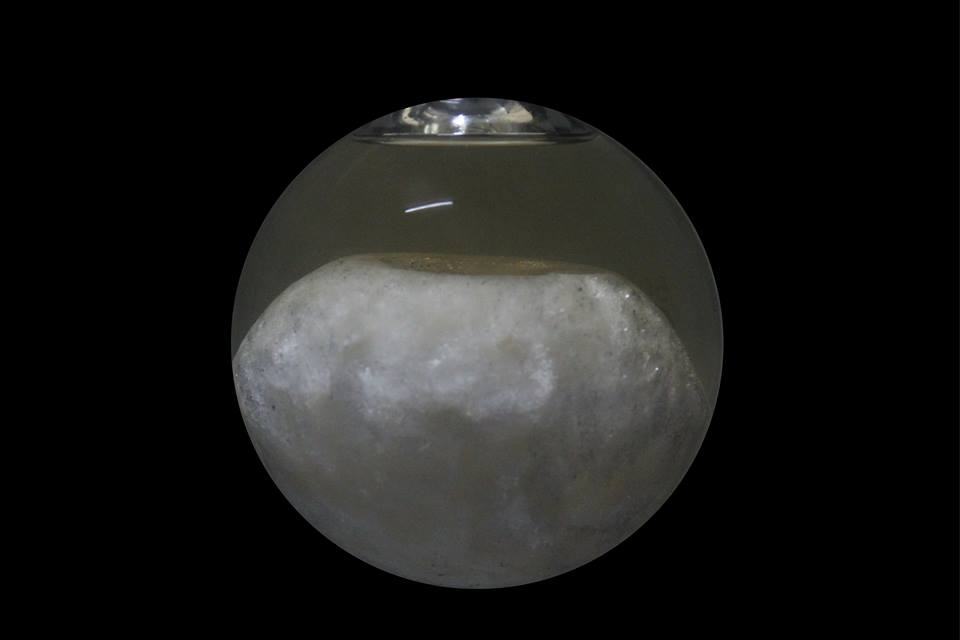
%> input picture Images/fig7.jpg, 960 x 640 px
$ octave MeltFractionCalculation.m   (GNU Octave 9; MATLAB toolbox functions it lacks are replaced by stand-ins)
%> lines starting %> are read from the running program, lines starting %| are printed output that depends on the picture
### src/thresh_tool.m
function [level,bw] = thresh_tool(im,cmap,defaultLevel) %mainfunction
%THRESH_TOOL  Interactively select intensity level for image thresholding.
%   THRESH_TOOL launches a GUI (graphical user interface) for thresholding
%   an intensity input image, IM. IM is displayed in the top left corner. A
%   colorbar and IM's histogram are displayed on the bottom. A line on the
%   histogram indicates the current threshold level. A binary image is
%   displayed in the top right based on the selected level.  To change the
%   level, click and drag the line. The output image updates automatically.
%
%   There are two ways to use this tool.
%
%Mode 1 - nonblocking behavior:
%   THRESH_TOOL(IM) launches GUI tool.  You can continue using the MATLAB
%   Desktop.  Since no results are needed, the function does not block
%   execution of other commands.
%
%   THRESH_TOOL(IM,CMAP) allows the user to specify the colormap, CMAP.  If
%   not specified, the default colormap is used.
%
%   THRESH_TOOL(IM,CMAP,DEFAULTLEVEL) allows the user to specify the
%   default threshold level. If not specified, DEFAULTLEVEL is determined
%   by GRAYTHRESH. Valid values for DEFAULTLEVEL must be consistent with
%   the data type of IM for integer intensity images: uint8 [0,255], uint16
%   [0,65535], int16 [-32768,32767].
%
%   Example
%       x = imread('rice.png');
%       thresh_tool(x)          %no return value, so MATLAB keeps running
%
%Mode 2 - blocking behavior:
%   LEVEL = THRESH_TOOL(...) returns the user selected level, LEVEL, and
%   MATLAB waits for the result before proceeding.  This blocking behavior
%   mode allows the tool to be inserted into an image processing algorithm
%   to support an automated workflow.
%
%   [LEVEL,BW] = THRESH_TOOL(...) also returns the thresholded binary
%   output image, BW.
%
%   Example
%       x = imread('rice.png');
%       lev = thresh_tool(x)    %MATLAB waits for GUI tool to finish
%
%See also COLORMAP, GRAYTHRESH, IM2BW.

%defensive programming
error(nargchk(1,3,nargin))
error(nargoutchk(0,2,nargout))

%validate defaultLevel within range
if nargin>2 %uer specified DEFAULTLEVEL
  dataType = class(im);
  switch dataType
    case 'uint8','uint16','int16'
      if defaultLevel<intmin(dataType) | defaultLevel>intmax(dataType)
        error(['Specified DEFAULTLEVEL outside class range for ' dataType])
      elseif defaultLevel<min(im(:)) | defaultLevel>max(im(:))
        error('Specified DEFAULTLEVEL outside data range for IM')
      end
    case 'double','single'
      %okay, do nothing
    otherwise
      error(['Unsupport image type ' dataType])
  end %switch
end

max_colors=1000;    %practical limit

%calculate bins centers
color_range = double(limits(im));
if isa(im,'uint8') %special case [0 255]
  color_range = [0 255];
  num_colors = 256;
  di = 1;
elseif isinteger(im)
  %try direct indices first
  num_colors = diff(color_range)+1;
  if num_colors<max_colors %okay
    di = 1;                                 %inherent bins
  else %too many levels
    num_colors = max_colors;                %practical limit
    di = diff(color_range)/(num_colors-1);
  end
else %noninteger
  %try infering discrete resolution first (intensities often quantized)
  di = min(diff(sort(unique(im(:)))));
  num_colors = round(diff(color_range)/di)+1;
  if num_colors>max_colors %too many levels
    num_colors = max_colors;                %practical limit
    di = diff(color_range)/(num_colors-1);
  end
end
bin_ctrs = [color_range(1):di:color_range(2)];
FmtSpec = ['%.' num2str(ceil(-log10(di))) 'f'];

%new figure - interactive GUI tool for level segmenting
h_fig = figure;
set(h_fig,'ToolBar','Figure')
if nargin>1 && isstr(cmap) && strmatch(lower(cmap),'gray')
  full_map = gray(num_colors);
elseif nargin>1 && isnumeric(cmap) && length(size(cmap))==2 && size(cmap,2)==3
  full_map = cmap;
else
  full_map = jet(num_colors);
end
setappdata(h_fig,'im',im)
setappdata(h_fig,'FmtSpec',FmtSpec)

%top left - input image
h_ax1 = axes('unit','norm','pos',[0.05 0.35 0.4 0.60]);
rgb = im2rgb(im,full_map);
  function rgb = im2rgb(im,full_map); %nested
    %coerce intensities into gray range [0,1]
    gray = imadjust(im,[],[0 1]);
    %generate indexed image
    num_colors = size(full_map,1);
    ind = gray2ind(gray,num_colors);
    %convert indexed image to RGB
    rgb = ind2rgb(ind,full_map);
  end %im2rgb

image(rgb), axis image
%subimage(im,full_map)
axis off, title('Input Image')

%top right - segmented (eventually)
h_ax2 = axes('unit','norm','pos',[0.55 0.35 0.4 0.60]);
axis off
setappdata(h_fig,'h_ax2',h_ax2)

%next to bottom - intensity distribution
h_hist = axes('unit','norm','pos',[0.05 0.1 0.9 0.2]);
n = hist(double(im(:)),bin_ctrs);
bar(bin_ctrs,n)
axis([color_range limits(n(2:end-1))]) %ignore saturated end scaling
set(h_hist,'xtick',[],'ytick',[])
title('Intensity Distribution')

%very bottom - colorbar
h_cbar = axes('unit','norm','pos',[0.05 0.05 0.9 0.05],'tag','thresh_tool_cbar');
subimage(color_range,[0.5 1.5],1:num_colors,full_map)
set(h_cbar,'ytick',[],'xlim',color_range)
axis normal

v=version;
if str2num(v(1:3))>=7
  %link top axes (pan & zoom)
  linkaxes([h_ax1 h_ax2])
  %link bottom axes (X only - pan & zoom)
  linkaxes([h_hist h_cbar],'x')
end

%colorbar tick locations
set(h_cbar,'xtick',color_range)

%threshold level - initial guess (graythresh)
if nargin>2 %user specified default level
  my_level = defaultLevel;
else %graythresh default
  lo = double(color_range(1));
  hi = double(color_range(2));
  norm_im = (double(im)-lo)/(hi-lo);
  norm_level = graythresh(norm_im); %GRAYTHRESH assumes DOUBLE range [0,1]
  my_level = norm_level*(hi-lo)+lo;
end

%display level as vertical line
axes(h_hist)
h_lev = vline(my_level,'-');
set(h_lev,'LineWidth',2,'color',0.5*[1 1 1],'UserData',my_level)
setappdata(h_fig,'h_lev',h_lev)

%attach draggable behavior for user to change level
move_vline(h_lev,@update_plot);

axes(h_cbar)
y_lim = get(h_cbar,'ylim');

% PLACE TEXT LOCATION ON COLORBAR (Laurens)
%h_text = text(my_level,mean(y_lim),num2str(round(my_level)));
h_text = text(my_level,mean(y_lim),'dummy','HorizontalAlignment','Center');
if nargin<2
  text_color = 0.5*[1 1 1];
else
  text_color = 'm';
end
set(h_text,'FontWeight','Bold','color',text_color,'Tag','cbar_text')
movex_text(h_text,my_level)
%%%%%%%%%%%%%%%%%%%%%%%%

%segmented image
bw = im>my_level;
axes(h_ax2)
hold on
subimage(bw), axis off, axis ij
hold off
title('Segmented')

update_plot

%add reset button (resort to initial guess)
h_reset = uicontrol('unit','norm','pos',[0.0 0.95 .1 .05]);
set(h_reset,'string','Reset','callback',@ResetOriginalLevel)

if nargout>0 %return result(s)
  h_done = uicontrol('unit','norm','pos',[0.9 0.95 0.1 0.05]);
  set(h_done,'string','Done','callback','delete(gcbo)') %better
  %inspect(h_fig)
  set(h_fig,'WindowStyle','modal')
  waitfor(h_done)
  if ishandle(h_fig)
    h_lev = getappdata(gcf,'h_lev');
    level = mean(get(h_lev,'xdata'));
    if nargout>1
      h_im2 = findobj(h_ax2,'type','image');
      bw = logical(rgb2gray(get(h_im2,'cdata')));
    end
    delete(h_fig)
  else
    warning('THRESHTOOL:UserAborted','User Aborted - no return value')
    level = [];
  end
end

end %thresh_tool (mainfunction)


% [21 lines left out: functions ResetOriginalLevel, update_plot, not called in this run]


%function rgbsubimage(im,map), error('DISABLED')


%----------------------------------------------------------------------
function move_vline(handle,DoneFcn) %subfunction
%MOVE_VLINE implements horizontal movement of line.
%
%  Example:
%    plot(sin(0:0.1:pi))
%    h=vline(1);
%    move_vline(h)
%
%Note: This tools strictly requires MOVEX_TEXT, and isn't much good
%      without VLINE by Brandon Kuczenski, available at MATLAB Central.
%<http://www.mathworks.com/matlabcentral/fileexchange/loadFile.do?objectId=1039&objectType=file>

% This seems to lock the axes position
set(gcf,'Nextplot','Replace')
set(gcf,'DoubleBuffer','on')

h_ax=get(handle,'parent');
h_fig=get(h_ax,'parent');
setappdata(h_fig,'h_vline',handle)
if nargin<2, DoneFcn=[]; end
setappdata(h_fig,'DoneFcn',DoneFcn)
set(handle,'ButtonDownFcn',@DownFcn)

  % [30 lines left out: functions DownFcn, UpFcn, MoveFcn, not called in this run]

end %move_vline(subfunction)


%----------------------------------------------------------------------
function [x,y] = limits(a) %subfunction
% LIMITS returns min & max values of matrix; else scalar value.
%
%   [lo,hi]=LIMITS(a) returns LOw and HIgh values respectively.
%
%   lim=LIMITS(a) returns 1x2 result, where lim = [lo hi] values

if nargin~=1 | nargout>2 %bogus syntax
  error('usage: [lo,hi]=limits(a)')
end

siz=size(a);

if prod(siz)==1 %scalar
  result=a;                         % value
else %matrix
  result=[min(a(:)) max(a(:))];     % limits
end

if nargout==1 %composite result
  x=result;                         % 1x2 vector
elseif nargout==2 %separate results
  x=result(1);                      % two scalars
  y=result(2);
else %no result
  ans=result                        % display answer
end

end %limits (subfunction)


%----------------------------------------------------------------------
function movex_text(h_txt,x_pos) %subfunction
FmtSpec=getappdata(get(get(h_txt,'parent'),'parent'),'FmtSpec');
msg=sprintf(FmtSpec,x_pos);
pos=get(h_txt,'position');
pos(1)=x_pos;
set(h_txt,'Position',pos,'String',msg)
end %movex_text


%--------------------------------------------------------------------------------------------------------------
function hhh=vline(x,in1,in2) %subfunction
% function h=vline(x, linetype, label)
%
% Draws a vertical line on the current axes at the location specified by 'x'.  Optional arguments are
% 'linetype' (default is 'r:') and 'label', which applies a text label to the graph near the line.  The
% label appears in the same color as the line.
%
% The line is held on the current axes, and after plotting the line, the function returns the axes to
% its prior hold state.
%
% The HandleVisibility property of the line object is set to "off", so not only does it not appear on
% legends, but it is not findable by using findobj.  Specifying an output argument causes the function to
% return a handle to the line, so it can be manipulated or deleted.  Also, the HandleVisibility can be
% overridden by setting the root's ShowHiddenHandles property to on.
%
% h = vline(42,'g','The Answer')
%
% returns a handle to a green vertical line on the current axes at x=42, and creates a text object on
% the current axes, close to the line, which reads "The Answer".
%
% vline also supports vector inputs to draw multiple lines at once.  For example,
%
% vline([4 8 12],{'g','r','b'},{'l1','lab2','LABELC'})
%
% draws three lines with the appropriate labels and colors.
%
% By Brandon Kuczenski for Kensington Labs.
% brandon_kuczenski@kensingtonlabs.com
% 8 November 2001

% Downloaded 8/7/03 from MATLAB Central
% http://www.mathworks.com/matlabcentral/fileexchange/loadFile.do?objectId=1039&objectType=file

if length(x)>1  % vector input
    for I=1:length(x)
        switch nargin
        case 1
            linetype='r:';
            label='';
        case 2
            if ~iscell(in1)
                in1={in1};
            end
            if I>length(in1)
                linetype=in1{end};
            else
                linetype=in1{I};
            end
            label='';
        case 3
            if ~iscell(in1)
                in1={in1};
            end
            if ~iscell(in2)
                in2={in2};
            end
            if I>length(in1)
                linetype=in1{end};
            else
                linetype=in1{I};
            end
            if I>length(in2)
                label=in2{end};
            else
                label=in2{I};
            end
        end
        h(I)=vline(x(I),linetype,label);
    end
else
    switch nargin
    case 1
        linetype='r:';
        label='';
    case 2
        linetype=in1;
        label='';
    case 3
        linetype=in1;
        label=in2;
    end


    g=ishold(gca);
    hold on

    y=get(gca,'ylim');
    h=plot([x x],y,linetype);
    if length(label)
        xx=get(gca,'xlim');
        xrange=xx(2)-xx(1);
        xunit=(x-xx(1))/xrange;
        if xunit<0.8
            text(x+0.01*xrange,y(1)+0.1*(y(2)-y(1)),label,'color',get(h,'color'))
        else
            text(x-.05*xrange,y(1)+0.1*(y(2)-y(1)),label,'color',get(h,'color'))
        end
    end

    if g==0
    hold off
    end
    set(h,'tag','vline','handlevisibility','off')
end % else

if nargout
    hhh=h;
end

end %vline (subfunction)

### src/MeltFractionCalculation.m
img=imread('fig7.jpg');
%> img is the input picture: size 640x960x3 uint8; mean R, G, B 26.4, 26.5, 25.2
img=rgb2gray(img);
%> img: size 640x960 uint8

[level,beaker_img]=thresh_tool(img);
%> in limits, `result=[min(a(:)) max(a(:))];`: result = [0 254]
%> in im2rgb, `rgb = ind2rgb(ind,full_map);`:
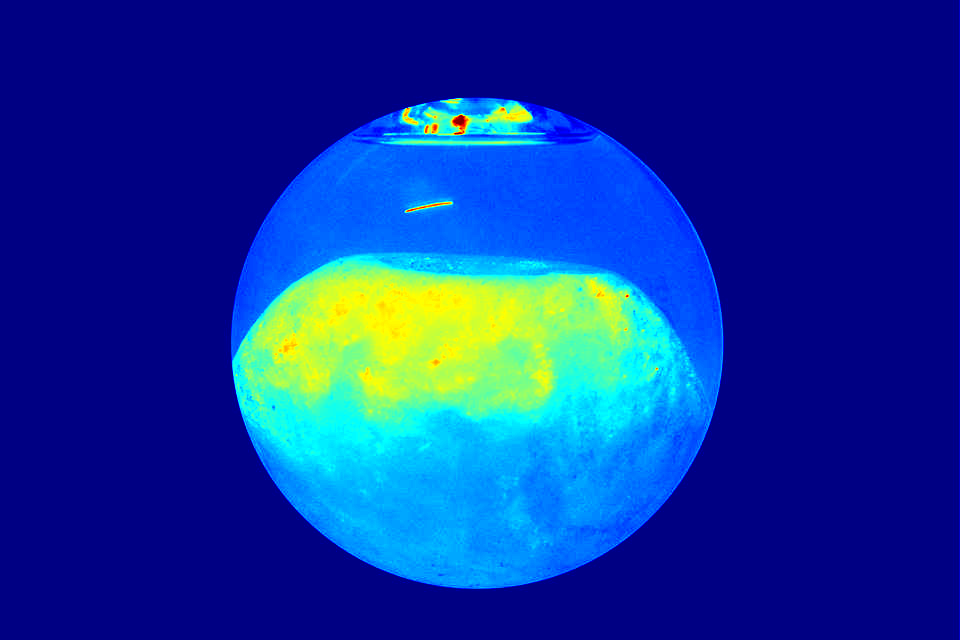
%> rgb: size 640x960x3 double; mean R, G, B 0.0545, 0.205, 0.612
%> in thresh_tool, `n = hist(double(im(:)),bin_ctrs);`: n = 256 values, max 417569 at index 1, min 0 at index 236, mean 2400
%> in thresh_tool, `title('Intensity Distribution')`:
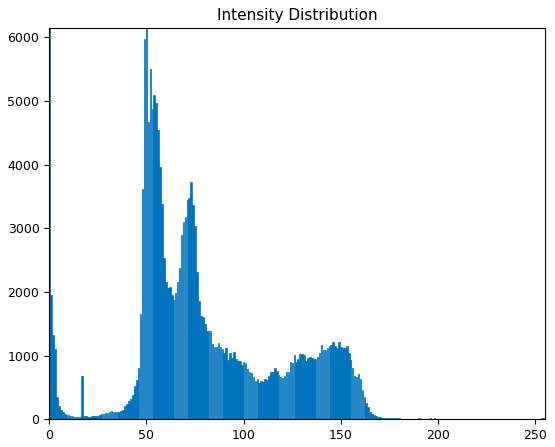
%> figure redrawn from the program's plot data; tallest bar 417569 high, from x = -0.4 to 0.4
%> in thresh_tool, `norm_level = graythresh(norm_im);`: norm_level = 0.165
%> in thresh_tool, `my_level = norm_level*(hi-lo)+lo;`: my_level = 42
%> in thresh_tool, `h_lev = vline(my_level,'-');`: h_lev = -41.28
%> in move_vline, `h_ax=get(handle,'parent');`: h_ax = -38.77
%> in move_vline, `h_fig=get(h_ax,'parent');`: h_fig = 1
%> in thresh_tool, `set(h_text,'FontWeight','Bold','color',text_color,'Tag','cbar_text')`:
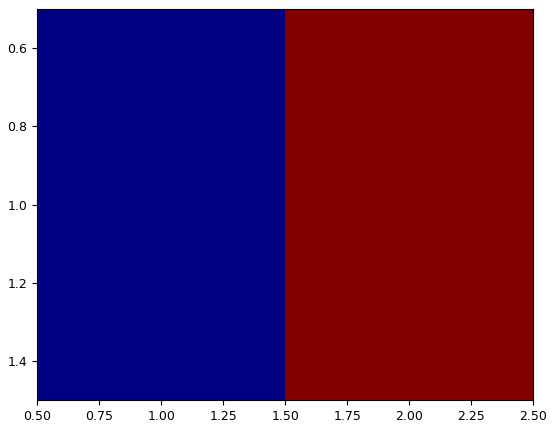
%> figure redrawn from the program's plot data
%> (the run ends here)
